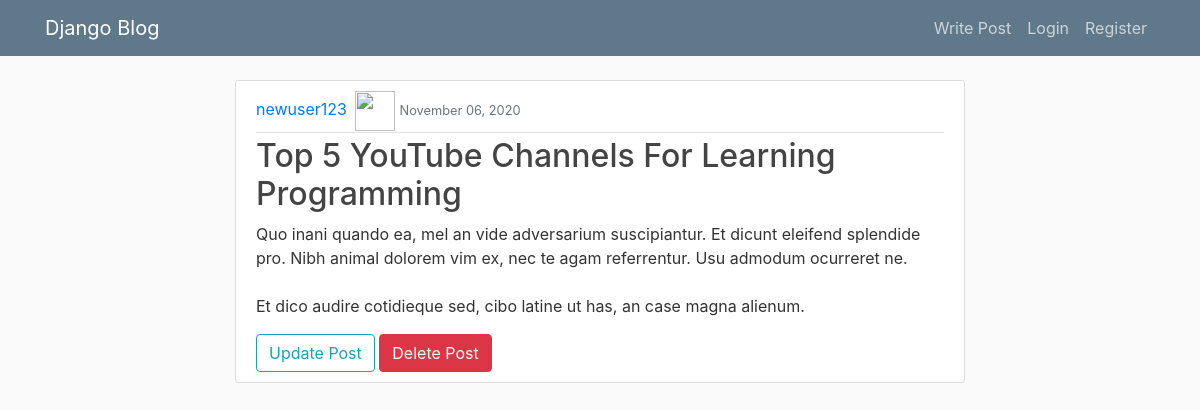
The page /post/41/ on the database its author committed.
### blog/models.py (models this page shows, shortened)
class Post(models.Model):
  title = models.CharField(max_length=100)
  content = models.TextField()
  date_posted = models.DateTimeField(default=timezone.now)
  author = models.ForeignKey(User, on_delete=models.CASCADE)

### blog/views.py (the view)
# urls.py: path('post/<int:pk>/', PostDetailView.as_view(), name='blog-detail'),
class PostDetailView(DetailView):
  model = Post
  template_name = 'blog/detail.html'

### blog/templates/blog/detail.html
{% extends "blog/base.html" %}
{% block content %}
    <article class="media content-section">
      <div class="media-body">
        <div class="article-metadata">
          <a class="mr-2" href="{% url 'profile' %}">{{ object.author }}</a><img src="{{ user.profile.image.url }}" style="width:40px;height:40px">
          <small class="text-muted">{{ object.date_posted|date:'F d, Y' }}</small>
        </div>
        <h2 class="article-title">{{ object.title }}</h2>
        <p class="article-content">{{ object.content }}</p>
        <a class="btn btn-outline-info"href="{% url 'blog-update' post.id %}">Update Post</a>
        <a class="btn btn-danger"href="{% url 'blog-delete' post.id %}">Delete Post</a>
      </div>
    </article>
{% endblock content %}

### blog/static/blog/main.css (style rules this page uses)
body { background: #fafafa; color: #333333; margin-top: 5rem; }
h1, h2, h3, h4, h5, h6 { color: #444444; }
.content-section { background: #ffffff; padding: 10px 20px; border: 1px solid #dddddd; border-radius: 3px; margin-bottom: 20px; }
.article-title { color: #444444; }
.article-content { white-space: pre-line; }
.article-metadata { padding-bottom: 1px; margin-bottom: 4px; border-bottom: 1px solid #e3e3e3 }

### rows shown on the page
Post: author "newuser123", date_posted "November 06, 2020", title "Top 5 YouTube Channels For Learning Programming", content "Quo inani quando ea, mel an vide adversarium suscipiantur. Et dicunt eleifend splendide pro. Nibh animal dolorem vim ex, nec te agam referrentur. Usu admodum ocurreret ne. Et dico audire cotidieque sed, cibo latine ut has, an case magna alienum."
